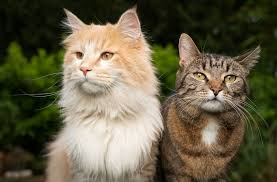
#> input picture photos/cats.jpg, 277 x 182 px
$ python thresh.py
#> lines starting #> are read from the running program, lines starting #| are printed output that depends on the picture; after the words box and inside, x2 and y2 are one past the last pixel; in counts of white or black regions, pixels touching at a corner belong together
import cv2 as cv

img = cv.imread('photos/cats.jpg')
#> img is the input picture: shape (182, 277, 3); mean B, G, R 71.5, 94.9, 101.7
cv.imshow('Cats', img)

#thresholding - binarization of an image

gray = cv.cvtColor(img, cv.COLOR_BGR2GRAY)
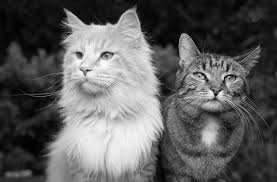
#> gray: shape (182, 277); min 0, max 254, mean 94.3

#Simple thresholding
threshold, thresh = cv.threshold(gray, 150, 255, cv.THRESH_BINARY)
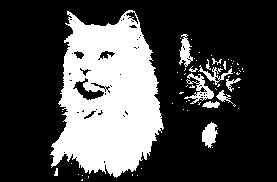
#> thresh: shape (182, 277); 28.2% white; 63 white regions (51 under 20 px), largest, box (x1, y1, x2, y2) and area: (50, 10, 164, 178) 12725, (184, 73, 214, 104) 327, (202, 122, 218, 148) 264
            #threshold is the value that we pass and thresh is the thresholded image
cv.imshow('Simple thresholded', thresh)

threshold, thresh_inv = cv.threshold(gray, 150, 255, cv.THRESH_BINARY_INV)
cv.imshow('Simple thresholded Inverse', thresh_inv)

#Adaptive thresholding
adaptive_thresh = cv.adaptiveThreshold(gray, 255, cv.ADAPTIVE_THRESH_MEAN_C, cv.THRESH_BINARY, 11, 3)
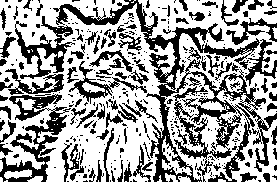
#> adaptive_thresh: shape (182, 277); 61.8% white; 353 black regions (256 under 20 px), largest, box (x1, y1, x2, y2) and area: (53, 0, 277, 182) 7599, (0, 94, 71, 182) 2076, (15, 16, 75, 79) 1164
cv.imshow('Adaptive thresh', adaptive_thresh)

cv.waitKey(0)

$ run again, with photos/bigdog.jpg copied over photos/cats.jpg
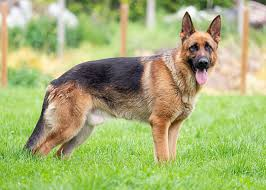
#> input picture photos/bigdog.jpg, 266 x 190 px
#> img is the input picture: shape (190, 266, 3); mean B, G, R 116.4, 177.8, 166.7
#> `threshold, thresh = cv.threshold(gray, 150, 255, cv.THRESH_BINARY)`:
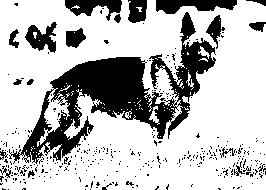
#> thresh: shape (190, 266); 73.9% white; 342 black regions (321 under 20 px), largest, box (x1, y1, x2, y2) and area: (9, 12, 216, 164) 8858, (156, 0, 237, 14) 763, (65, 0, 122, 21) 631
#> `adaptive_thresh = cv.adaptiveThreshold(gray, 255, cv.ADAPTIVE_THRESH_M..`:
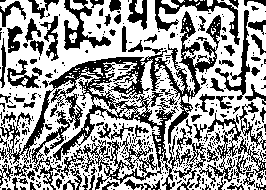
#> adaptive_thresh: shape (190, 266); 60.2% white; 432 black regions (334 under 20 px), largest, box (x1, y1, x2, y2) and area: (0, 11, 221, 190) 8526, (185, 113, 266, 185) 1144, (155, 0, 240, 45) 885

$ run again, with photos/boston.jpg copied over photos/cats.jpg
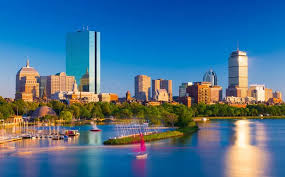
#> input picture photos/boston.jpg, 285 x 177 px
#> img is the input picture: shape (177, 285, 3); mean B, G, R 144.2, 113.4, 73
#> `threshold, thresh = cv.threshold(gray, 150, 255, cv.THRESH_BINARY)`:
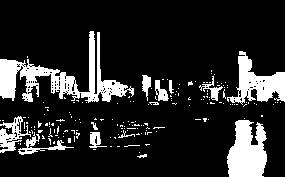
#> thresh: shape (177, 285); 15.7% white; 177 white regions (163 under 20 px), largest, box (x1, y1, x2, y2) and area: (0, 31, 134, 103) 2788, (227, 120, 267, 177) 1728, (227, 51, 285, 105) 1385
#> `adaptive_thresh = cv.adaptiveThreshold(gray, 255, cv.ADAPTIVE_THRESH_M..`:
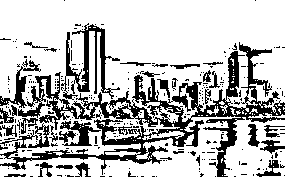
#> adaptive_thresh: shape (177, 285); 73.6% white; 277 black regions (243 under 20 px), largest, box (x1, y1, x2, y2) and area: (0, 42, 285, 177) 8043, (61, 23, 120, 100) 1272, (0, 60, 41, 108) 432

$ run again, with photos/cat 1.jpg copied over photos/cats.jpg
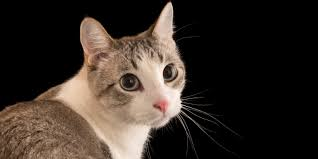
#> input picture photos/cat 1.jpg, 318 x 159 px
#> img is the input picture: shape (159, 318, 3); mean B, G, R 39.3, 46.3, 55.8
#> `threshold, thresh = cv.threshold(gray, 150, 255, cv.THRESH_BINARY)`:
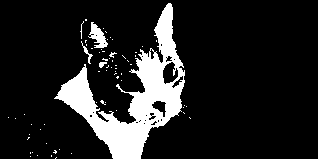
#> thresh: shape (159, 318); 13.6% white; 66 white regions (61 under 20 px), largest, box (x1, y1, x2, y2) and area: (54, 3, 185, 159) 6368, (88, 22, 108, 48) 254, (81, 41, 93, 64) 57, (99, 62, 107, 68) 31, (109, 52, 117, 58) 20
#> `adaptive_thresh = cv.adaptiveThreshold(gray, 255, cv.ADAPTIVE_THRESH_M..`:
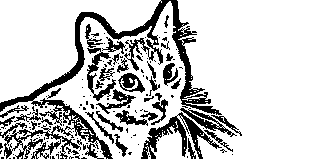
#> adaptive_thresh: shape (159, 318); 79.3% white; 146 black regions (108 under 20 px), largest, box (x1, y1, x2, y2) and area: (0, 0, 222, 159) 5090, (141, 112, 222, 159) 1059, (87, 48, 116, 101) 463
